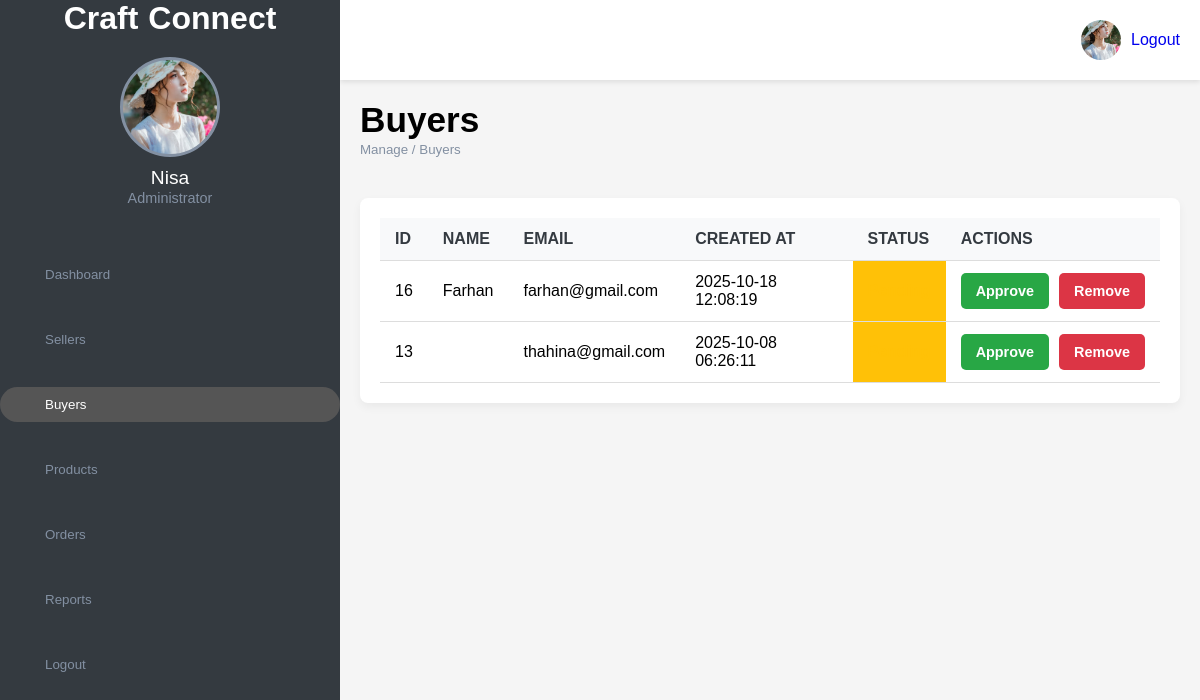
The page /admin/buyers.php (signed in) on the database its author committed.
### tables this page shows
CREATE TABLE `users` (
  `id` int(11) NOT NULL,
  `name` varchar(100) NOT NULL,
  `email` varchar(100) NOT NULL,
  `password` text NOT NULL,
  `phone` varchar(15) DEFAULT NULL,
  `role` enum('buyer','seller','admin') NOT NULL,
  `profile_pic` varchar(255) DEFAULT NULL,
  `created_at` timestamp NOT NULL DEFAULT current_timestamp(),
  `status` enum('pending','approved','removed') NOT NULL DEFAULT 'pending'
);

### admin/buyers.php (the view, shortened to what this page needs)
<?php
$conn = new mysqli("localhost", "root", "", "craftconnect");
$admin_id = $_SESSION['admin_id'];
$admin_sql = "SELECT name, profile_pic FROM users WHERE id = ?";
$admin_stmt = $conn->prepare($admin_sql);
$admin_stmt->bind_param("i", $admin_id);
$admin_stmt->execute();
$admin_result = $admin_stmt->get_result();
$admin = $admin_result->fetch_assoc();
$profile_img = !empty($admin['profile_pic']) ? '../' . htmlspecialchars($admin['profile_pic']) : '../img/admin.jpg';
$admin_name = htmlspecialchars($admin['name'] ?? 'Administrator');
$sql_buyers = "SELECT id, name, email, created_at, status FROM users WHERE role='buyer' ORDER BY created_at DESC";
$items_result = $conn->query($sql_buyers);
?>
<!DOCTYPE html>
<html lang="en">
<head>
    <link rel="stylesheet" href="https://maxst.icons8.com/vue-static/landings/line-awesome/line-awesome/1.3.0/css/line-awesome.min.css">
    <link rel="stylesheet" href="style.css">
</head>
<body>
    <div class="sidebar">
        <div class="side-header">
            <h1 class="m-0 display-5 font-weight-semi-bold">
                <span class="text-primary font-weight-bold border px-3 mr-1">Craft</span>Connect
            </h1>
        </div>
        <div class="side-content">
            <div class="profile">
                <div class="profile-img bg-img" style="background-image: url('<?php echo $profile_img; ?>')"></div>
                <h4><?php echo $admin_name; ?></h4>
                <small>Administrator</small>
            </div>
            <div class="side-menu">
                <ul>
                    <li><a href="admin-dashboard.php"><span class="las la-home"></span><small>Dashboard</small></a></li>
                    <li><a href="sellers.php"><span class="las la-user-tie"></span><small>Sellers</small></a></li>
                    <li><a href="buyers.php" class="active"><span class="las la-users"></span><small>Buyers</small></a></li>
                    <li><a href="products.php"><span class="las la-box"></span><small>Products</small></a></li>
                    <li><a href="orders.php"><span class="las la-shopping-cart"></span><small>Orders</small></a></li>
                    <li><a href="reports.php"><span class="las la-chart-line"></span><small>Reports</small></a></li>
                    <li><a href="../home/logout.php"><span class="las la-sign-out-alt"></span><small>Logout</small></a></li>
                </ul>
            </div>
        </div>
    </div>
    <div class="main-content">
        <header>
            <div class="header-menu">
                <div class="user">
                    <div class="bg-img" style="background-image: url('<?php echo $profile_img; ?>')"></div>
                    <span><a href="../home/logout.php">Logout</a></span>
                </div>
            </div>
        </header>
        <main>
            <div class="page-header">
                <h1>Buyers</h1>
                <small>Manage / Buyers</small>
            </div>
            <div class="page-content">
                <div class="records table-responsive">
                    <div>
                        <table width="100%">
                            <thead>
                                <tr>
                                    <th>ID</th>
                                    <th><span class="las la-sort"></span> Name</th>
                                    <th><span class="las la-sort"></span> Email</th>
                                    <th><span class="las la-sort"></span> Created At</th>
                                    <th><span class="las la-sort"></span> Status</th>
                                    <th><span class="las la-sort"></span> Actions</th>
                                </tr>
                            </thead>
                            <tbody>
                                <?php
                                if($items_result && $items_result->num_rows > 0){
                                    while($row = $items_result->fetch_assoc()){
                                        $user_id = $row['id'];
                                        $current_status = htmlspecialchars($row['status'] ?? 'pending');
                                        $approve_link = "approve.php?id={$user_id}&page=buyers&role_name=Buyer";
                                        $remove_link = "remove.php?id={$user_id}&page=buyers&role_name=Buyer";
                                        echo "<tr>";
                                        echo "<td>{$user_id}</td>";
                                        echo "<td>" . htmlspecialchars($row['name']) . "</td>";
                                        echo "<td>" . htmlspecialchars($row['email']) . "</td>";
                                        echo "<td>" . htmlspecialchars($row['created_at']) . "</td>";
                                        echo "<td class='status-cell status-{$current_status}'>" . $current_status . "</td>";
                                        echo "<td>
                                            <div class='product-actions'>";
                                        if ($current_status !== 'approved') {
                                            echo "<a href='{$approve_link}' class='action-btn approve-btn'>Approve</a>";
                                        } else {
                                            echo "<button disabled class='action-btn status-btn'>Approved</button>";
                                        }
                                        if ($current_status !== 'removed') {
                                            echo "<a href='{$remove_link}' class='action-btn remove-btn'>Remove</a>";
                                        } else {
                                            echo "<button disabled class='action-btn status-removed-btn'>Removed</button>";
                                        }
                                        echo "</div>
                                        </td>";
                                        echo "</tr>";
                                    }
                                } else {
                                    echo "<tr><td colspan='6'>No buyers found</td></tr>";
                                }
                                ?>
                            </tbody>
                        </table>
                    </div>
                </div>
            </div>
        </main>
    </div>
</body>
</html>

### admin/style.css (style rules this page uses)
:root { --main-color: #555555; --color-dark: #343a40; --text-grey: #8390A2; --bg-color: #f5f5f5; }
* { padding: 0; margin: 0; box-sizing: border-box; list-style-type: none; text-decoration: none; font-family: 'Poppins', sans-serif; }
body { background-color: var(--bg-color); margin: 0 !important; padding: 0 !important; width: 100vw; overflow-x: hidden; }
.sidebar { width: 340px; height: 100%; position: fixed; left: 0; top: 0; background-color: var(--color-dark); z-index: 100; transition: width 300ms; }
.side-header { box-sizing: 30px 20px; color: #fff; display: flex; align-items: center; justify-content: center; }
.side-header span { color: #fff; font-size: 2rem; display: inline-block; margin-right: 10px; }
.side-content { display: flex; flex-direction: column; align-items: center; padding: 20px 0; }
.profile { text-align: center; margin-bottom: 20px; }
.profile .bg-img { height: 100px; width: 100px; background-size: cover; background-position: center; margin: auto; border-radius: 50%; border: 3px solid var(--text-grey); }
.profile h4 { color: #fff; margin-top: 10px; font-size: 1.2rem; font-weight: 500; }
.profile small { color: var(--text-grey); font-size: 0.9rem; }
.side-menu { width: 100%; margin-top: 20px; }
.side-menu li { padding: 10px 0; margin-bottom: 10px; }
.side-menu a { color: var(--text-grey); display: block; padding: 10px 30px; display: flex; align-items: center; transition: background-color 0.3s, color 0.3s; }
.side-menu a:hover, .side-menu a.active { background-color: var(--main-color); color: #fff; border-radius: 20px; }
.main-content { margin-left: 340px; transition: margin-left 300ms; }
header { background-color: #fff; display: flex; justify-content: space-between; align-items: center; padding: 20px; position: sticky; top: 0; z-index: 99; box-shadow: 0 2px 5px rgba(0, 0, 0, 0.1); }
.header-menu { margin-left: auto; }
.user { display: flex; align-items: center; }
.user .bg-img { height: 40px; width: 40px; border-radius: 50%; background-size: cover; background-position: center; margin-right: 10px; }
.user span { color: var(--text-grey); cursor: pointer; }
main { padding: 20px; }
.page-header { margin-bottom: 20px; }
.page-header h1 { font-size: 2.2rem; font-weight: 600; }
.page-header small { color: var(--text-grey); }
.page-content { padding: 20px 0; }
.records { background: #fff; border-radius: 8px; box-shadow: 0 4px 10px rgba(0, 0, 0, 0.05); padding: 20px; }
.table-responsive { width: 100%; overflow-x: auto; }
table { width: 100%; border-collapse: collapse; }
th, td { padding: 12px 15px; text-align: left; border-bottom: 1px solid #ddd; }
thead th { background-color: #f8f9fa; color: var(--color-dark); font-weight: 600; text-transform: uppercase; }
.product-actions { display: flex; gap: 10px; justify-content: center; align-items: center; }
.approve-btn, .remove-btn { padding: 10px 20px; border: none; color: white; font-weight: bold; cursor: pointer; border-radius: 5px; transition: background-color 0.3s ease; text-decoration: none; }
.approve-btn { background-color: #28a745; }
.remove-btn { background-color: #dc3545; }
.status-pending { background-color: #ffc107; }

### admin/buyers.php (style rules this page uses)
.product-actions { display: flex; gap: 10px; justify-content: center; align-items: center; }
.action-btn { padding: 10px 15px; border: none; color: white; font-weight: bold; cursor: pointer; border-radius: 5px; transition: background-color 0.3s ease; text-decoration: none; text-align: center; min-width: 80px; font-size: 0.9rem; }
.approve-btn { background-color: #28a745; }
.remove-btn { background-color: #dc3545; }
.status-cell { text-transform: capitalize; font-weight: bold; }
.status-pending { color: #ffc107; }
.profile-img { background-size: cover; background-position: center; border-radius: 50%; width: 50px; height: 50px; }

### rows shown on the page
users: profile_pic (picture), name "Nisa"
users: id "16", name "Farhan", email "farhan@gmail.com", created_at "2025-10-18 12:08:19"
users: id "13", email "thahina@gmail.com", created_at "2025-10-08 06:26:11"
